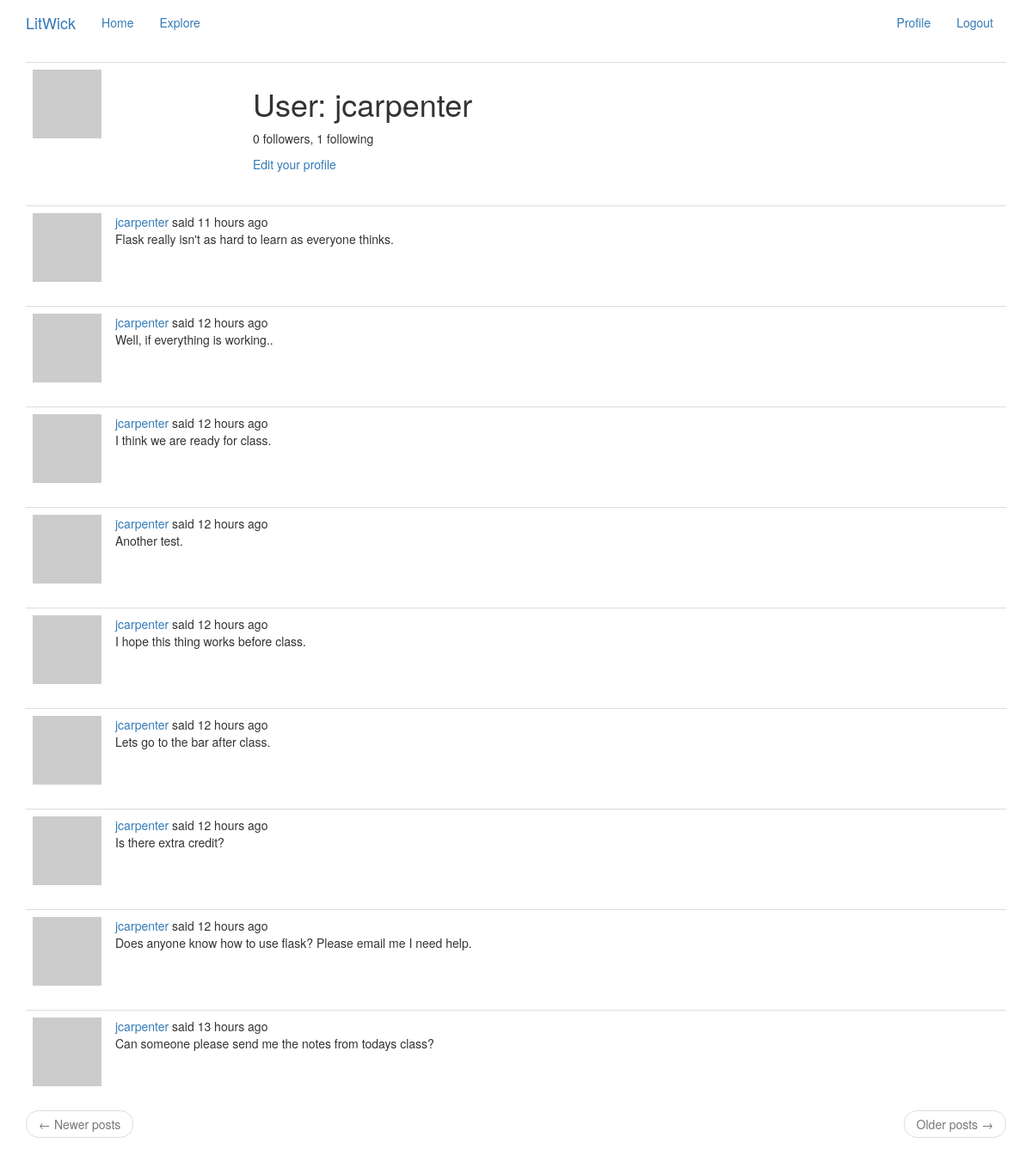
Screenshot of /user/jcarpenter (signed in) with the database file from the repository.
### app/models.py (models this page shows, shortened)
class PaginatedAPIMixin(object):
    @staticmethod
    def to_collection_dict(query, page, per_page, endpoint, **kwargs):
        resources = query.paginate(page, per_page, False)
        data = {
            'items': [item.to_dict() for item in resources.items],
            '_meta': {
                'page': page,
                'per_page': per_page,
                'total_pages': resources.pages,
                'total_items': resources.total
            },
            '_links': {
                'self': url_for(endpoint, page=page, per_page=per_page,
                                **kwargs),
                'next': url_for(endpoint, page=page + 1, per_page=per_page,
                                **kwargs) if resources.has_next else None,
                'prev': url_for(endpoint, page=page - 1, per_page=per_page,
                                **kwargs) if resources.has_prev else None
            }
        }
        return data

class User(UserMixin, PaginatedAPIMixin, db.Model):
    id = db.Column(db.Integer, primary_key=True)
    username = db.Column(db.String(64), index=True, unique=True)
    email = db.Column(db.String(120), index=True, unique=True)
    password_hash = db.Column(db.String(128))
    posts = db.relationship('Post', backref='author', lazy='dynamic')
    about_me = db.Column(db.String(140))
    last_seen = db.Column(db.DateTime, default=datetime.utcnow)
    token = db.Column(db.String(32), index=True, unique=True)
    token_expiration = db.Column(db.DateTime)
    followed = db.relationship(
        'User', secondary=followers,
        primaryjoin=(followers.c.follower_id == id),
        secondaryjoin=(followers.c.followed_id == id),
        backref=db.backref('followers', lazy='dynamic'), lazy='dynamic')
    messages_sent = db.relationship('Message',
                                    foreign_keys='Message.sender_id',
                                    backref='author', lazy='dynamic')
    messages_received = db.relationship('Message',
                                        foreign_keys='Message.recipient_id',
                                        backref='recipient', lazy='dynamic')
    last_message_read_time = db.Column(db.DateTime)
    notifications = db.relationship('Notification', backref='user',
                                    lazy='dynamic')
    tasks = db.relationship('Task', backref='user', lazy='dynamic')
    def avatar(self, size):
        digest = md5(self.email.lower().encode('utf-8')).hexdigest()
        return 'https://www.gravatar.com/avatar/{}?d=identicon&s={}'.format(
            digest, size)
    def get_tasks_in_progress(self):
        return Task.query.filter_by(user=self, complete=False).all()

class SearchableMixin(object):
    @classmethod
    def before_commit(cls, session):
        session._changes = {
            'add': list(session.new),
            'update': list(session.dirty),
            'delete': list(session.deleted)
        }
    @classmethod
    def after_commit(cls, session):
        for obj in session._changes['add']:
            if isinstance(obj, SearchableMixin):
                add_to_index(obj.__tablename__, obj)
        for obj in session._changes['update']:
            if isinstance(obj, SearchableMixin):
                add_to_index(obj.__tablename__, obj)
        for obj in session._changes['delete']:
            if isinstance(obj, SearchableMixin):
                remove_from_index(obj.__tablename__, obj)
        session._changes = None

class Post(SearchableMixin, db.Model):
    __searchable__ = ['body']
    id = db.Column(db.Integer, primary_key=True)
    body = db.Column(db.String(140))
    timestamp = db.Column(db.DateTime, index=True, default=datetime.utcnow)
    user_id = db.Column(db.Integer, db.ForeignKey('user.id'))
    language = db.Column(db.String(5))

### app/main/routes.py (the view)
@bp.route('/user/<username>')
@login_required
def user(username):
    user = User.query.filter_by(username=username).first_or_404()
    page = request.args.get('page', 1, type=int)
    posts = user.posts.order_by(Post.timestamp.desc()).paginate(
        page, current_app.config['POSTS_PER_PAGE'], False)
    next_url = url_for('main.user', username=user.username,
                       page=posts.next_num) if posts.has_next else None
    prev_url = url_for('main.user', username=user.username,
                       page=posts.prev_num) if posts.has_prev else None
    return render_template('user.html', user=user, posts=posts.items,
                           next_url=next_url, prev_url=prev_url)

### app/main/routes.py (called while the page is built)
@bp.before_app_request
def before_request():
    if current_user.is_authenticated:
        current_user.last_seen = datetime.utcnow()
        db.session.commit()
        g.search_form = SearchForm()
    g.locale = str(get_locale())

### app/models.py (called while the page is built)
@login.user_loader
def load_user(id):
    return User.query.get(int(id))

### app/templates/user.html (shortened to what this page needs)
{% extends "base.html" %}
{% block app_content %}
    <table class="table table-hover table-dark">
        <tr>
            <td width="256px"><img src="{{ user.avatar(256) }}"></td>
            <td>
                <h1>{{ _('User') }}: {{ user.username }}</h1>
                <p>{{ _('%(count)d followers', count=user.followers.count()) }}, {{ _('%(count)d following', count=user.followed.count()) }}</p>
                {% if user == current_user %}
                <p><a href="{{ url_for('main.edit_profile') }}">{{ _('Edit your profile') }}</a></p>
                {% elif not current_user.is_following(user) %}
                <p><a href="{{ url_for('main.follow', username=user.username) }}">{{ _('Follow') }}</a></p>
                {% else %}
                <p><a href="{{ url_for('main.unfollow', username=user.username) }}">{{ _('Unfollow') }}</a></p>
                {% endif %}
            </td>
        </tr>
    </table>
    {% for post in posts %}
        {% include '_post.html' %}
    {% endfor %}
    <nav aria-label="...">
        <ul class="pager">
            <li class="previous{% if not prev_url %} disabled{% endif %}">
                <a href="{{ prev_url or '#' }}">
                    <span aria-hidden="true">&larr;</span> {{ _('Newer posts') }}
                </a>
            </li>
            <li class="next{% if not next_url %} disabled{% endif %}">
                <a href="{{ next_url or '#' }}">
                    {{ _('Older posts') }} <span aria-hidden="true">&rarr;</span>
                </a>
            </li>
        </ul>
    </nav>
{% endblock %}

### app/templates/_post.html (shortened to what this page needs)
    <table class="table table-hover table-dark">
        <tr>
            <td width="70px">
                <a href="{{ url_for('main.user', username=post.author.username) }}">
                    <img src="{{ post.author.avatar(70) }}" />
                </a>
            </td>
            <td>
                {{ _('%(username)s said %(when)s',
                    username=user_link, when=moment(post.timestamp).fromNow()) }}
                <br>
                <span id="post{{ post.id }}">{{ post.body }}</span>
            </td>
        </tr>
    </table>

### rows the page displays
User: username "jcarpenter"
Post: body "Flask really isn't as hard to learn as everyone thinks."
Post: body "Well, if everything is working.."
Post: body "I think we are ready for class."
Post: body "Another test."
Post: body "I hope this thing works before class."
Post: body "Lets go to the bar after class."
Post: body "Is there extra credit?"
Post: body "Does anyone know how to use flask? Please email me I need help."
Post: body "Can someone please send me the notes from todays class?"
